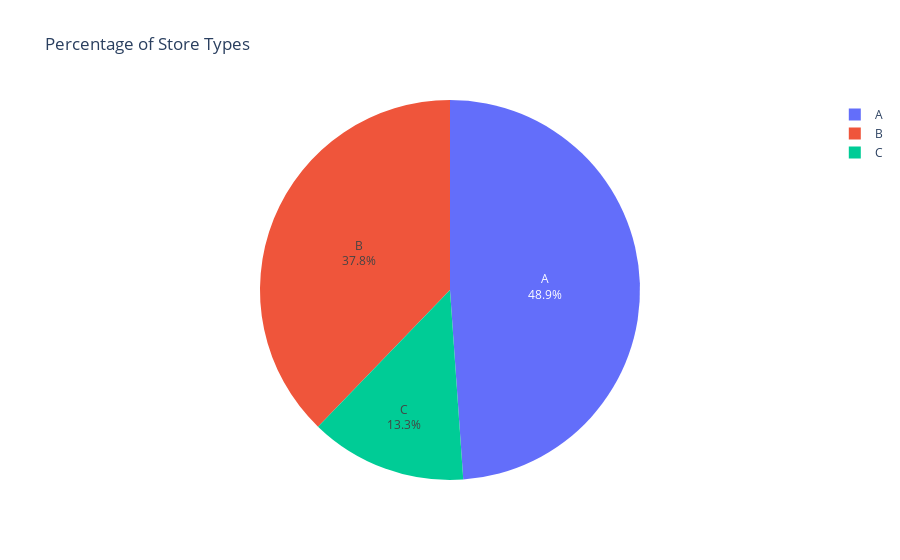

Notebook code cell kept with this figure:
### Code cell
typecounts = store.Type.value_counts().to_dict()
df = pd.DataFrame(list(typecounts.items()), columns=['Store_Type', 'Counts'])

fig = px.pie(df, values='Counts', names='Store_Type',
             title='Percentage of Store Types',labels='Store_Type')
fig.update_traces(textposition='inside', textinfo='percent+label')
fig.show()

### Figure 1 — Plotly figure (JSON) as saved in the notebook; plotly's stock layout.template omitted (floating-point values rounded to 4 significant figures)
{"data": [{"domain": {"x": [0, 1], "y": [0, 1]}, "hovertemplate": "Store_Type=%{label}<br>Counts=%{value}<extra></extra>", "labels": ["A", "B", "C"], "legendgroup": "", "name": "", "showlegend": true, "textinfo": "percent+label", "textposition": "inside", "type": "pie", "values": [22, 17, 6]}], "layout": {"legend": {"tracegroupgap": 0}, "title": {"text": "Percentage of Store Types"}}}
